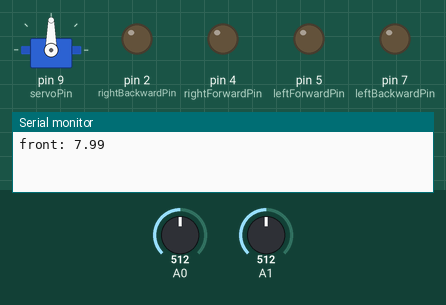
A sketch run on a simulated Arduino Uno, built with avr-gcc and run on an emulated ATmega328P. Shown: servo, output pins drawn as LEDs (lit = HIGH), the last lines printed to the serial monitor. The test bench sets the inputs (shaded band); at power-on: A0 = 512, A1 = 512.

Above: at 0.05 s.
At 2.35 s:
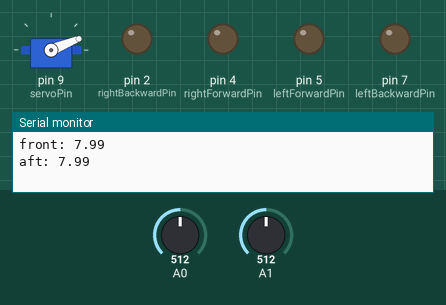
At 4.7 s:
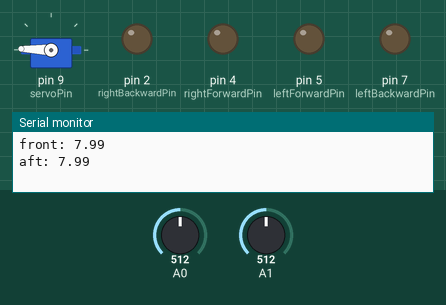
At 9.4 s:
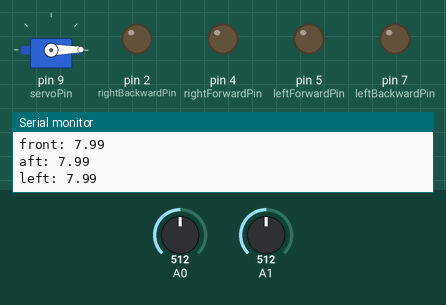
Timing chart, 0 to 13.6 s (numbered marks = the images above):
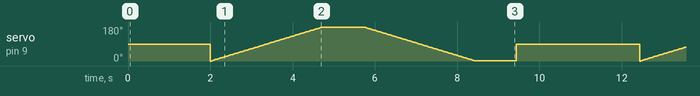

The sketch:

distance_measuring.ino
```cpp
#include <Servo.h>

#define VOLTS_PER_UNIT .0049F

#define LEFT 0
#define RIGHT 1
#define BACK 3
#define FRONT 4

const int rightForwardPin = 4;
const int rightBackwardPin = 2;
const int leftBackwardPin = 7;
const int leftForwardPin = 5;


Servo myservo;  // create servo object to control a servo
                // a maximum of eight servo objects can be created

int servoPos = 0;    // variable to store the servo position
const int servoPin = 9;
const int servoDegrees = 180;
const int forwardDistanceSensorPin = 0;
const int aftDistanceSensorPin = 1;

void setup()
{
  Serial.begin(9600);
  myservo.attach(servoPin);  // attaches the servo on pin 9 to the servo object

  pinMode(rightForwardPin, OUTPUT);
  pinMode(rightBackwardPin, OUTPUT);
  pinMode(leftForwardPin, OUTPUT);
  pinMode(leftBackwardPin, OUTPUT);
}

void loop()
{
  int nextDirection = getDirection();
}

int getDirection()
{

    float frontDistance = getDistance(forwardDistanceSensorPin);
  Serial.print("front: ");
  Serial.println(frontDistance);
  delay(1000);

  float aftDistance = getDistance(aftDistanceSensorPin);
  Serial.print("aft: ");
  Serial.println(aftDistance);
  delay(1000);

  turnServoLeft();
  delay(1000);
  float leftDistance = getDistance(forwardDistanceSensorPin);
  Serial.print("left: ");
  Serial.println(leftDistance);


  initServo();

  turnServoRight();
  delay(1000);
  float rightDistance = getDistance(forwardDistanceSensorPin);
  Serial.print("right: ");
  Serial.println(rightDistance);
  initServo();
  delay(1000);

  int nextDirection = FRONT;

  float furthest = frontDistance;

  if (furthest  < aftDistance)
  {
    nextDirection = BACK;
    furthest = aftDistance;
  }

  if (furthest < leftDistance)
  {
    nextDirection = LEFT;
    furthest  = leftDistance;
  }

  if (furthest < rightDistance)
  {
    nextDirection = RIGHT;
  }

  Serial.print("Direction: ");
  Serial.println(nextDirection);


}


void turnServoLeft()
{
  for(servoPos = 0; servoPos < servoDegrees; servoPos += 1)  // goes from 0 degrees to 180 degrees
  {                                  // in steps of 1 degree
    myservo.write(servoPos);              // tell servo to go to position in variable 'pos'
    delay(15);                       // waits 15ms for the servo to reach the position
  }
}

void turnServoRight()
{

  for(servoPos = servoDegrees; servoPos >= 1; servoPos -= 1)  // goes from 0 degrees to 180 degrees
  {                                  // in steps of 1 degree
    myservo.write(servoPos);              // tell servo to go to position in variable 'pos'
    delay(15);                       // waits 15ms for the servo to reach the position
  }
}

void initServo()
{
  servoPos = 90;
  myservo.write(servoPos);

}

float getDistance(int pin)
{
  int proxSens = analogRead(pin);
  float volts = (float)proxSens * VOLTS_PER_UNIT;
  if (volts < .2)
  {
    return -1;
  }
  float inches = 23.897 * pow(volts, -1.1907);
  return inches;
}
```
